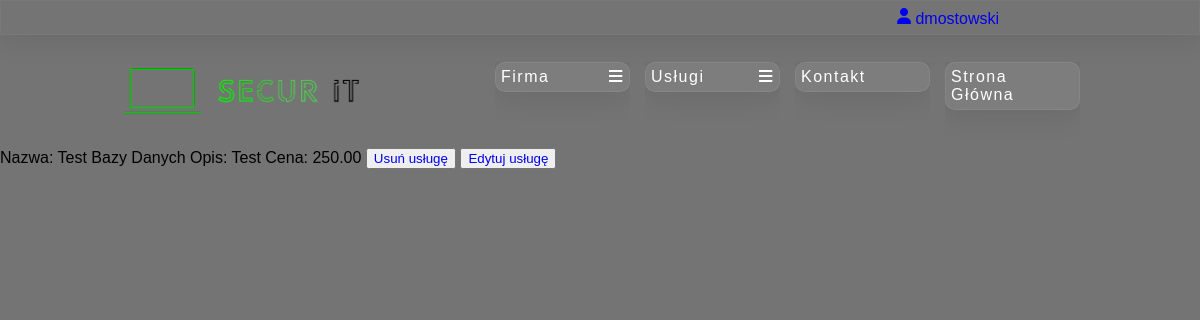
The page /BO/admin_databases.php (signed in) on the database as committed earlier.
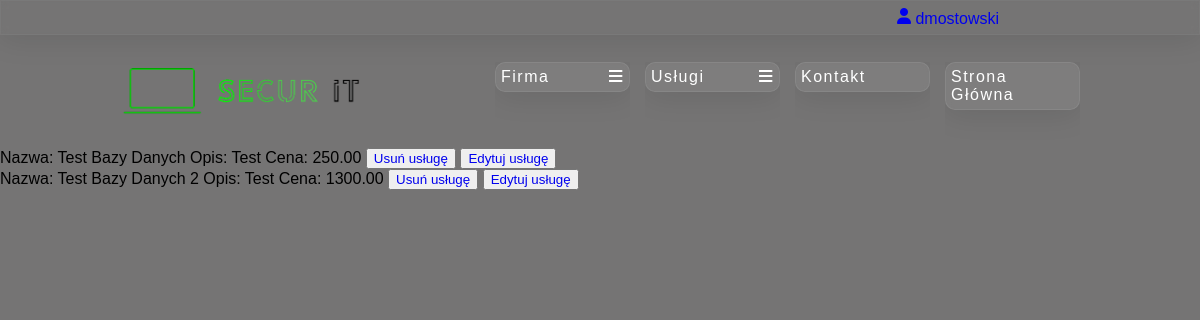
The same page on the database as committed later.
### tables this page shows
create table services (
    id_service int primary key auto_increment,  
    id_service_type int,  
    name varchar(100),  
    description longtext,  
    price decimal(10,2),  
    foreign key (id_service_type) references service_types (id_service_type)  
);

### DB/db_connection.php (called while the page is built, shortened)
<?php
    class db_connection{
        var $host = "localhost";
        var $dbname = "secur_it";
        var $username = "root";
        var $password = "";
        public function databaseConnect(){
            $con = mysqli_connect($this->host, $this->username, $this->password, $this->dbname);
            if(!$con){
                die("Connection failed: " . mysqli_connect_error());
            }
            else{
                $this->connect = $con;
            }
        }
    }
?>

### DB/db_services.php (called while the page is built, shortened)
<?php
    include_once("db_connection.php");
    class db_services extends db_connection{
        function selectServices_databases(){
            $query = 'SELECT * FROM `services` WHERE id_service_type = 3';
            $data = mysqli_query($this->connect, $query);
            if (mysqli_num_rows($data) > 0){
            return $data;
            }
        }
    }
?>

### BO/admin_databases.php (the view, shortened to what this page needs)
<!DOCTYPE html>
<html lang="pl">
<head>
    <link rel="stylesheet" href="./admin.css">
    <link rel="stylesheet" href="https://cdnjs.cloudflare.com/ajax/libs/font-awesome/4.7.0/css/font-awesome.min.css">
</head>
<body>
    <main class="main">
        <?php
            include("./admin_header.php");
            include("./admin_nav.php");
            include('../DB/db_services.php');
            $baza = new db_services();
            $baza->databaseConnect();
            $data = $baza->selectServices_databases();
            if (!empty($data)){
        ?>
            <div class="services">
                <?php
                    while($row = mysqli_fetch_assoc($data))
                    {
                        echo "<div id='service' class='service'>Nazwa: ".$row['name']." Opis: ".$row['description']." Cena: ".$row['price']."
                        <button class='delete'><a href=admin_databases.php?del=True&id_service=".$row['id_service'].">
                        Usuń usługę
                        </a></button>
                        <button class='delete'><a href=databases_edit.php?id_service=".$row['id_service'].">
                        Edytuj usługę
                        </a></button>
                        </div>";
                    }
                    } else {
                        echo "Brak Usług";
                    }
                ?>
            </div>
        </main>
    </body>

Rows that differ between the two databases and show on the page:
added services: name "Test Bazy Danych 2", description "Test", price "1300.00"
